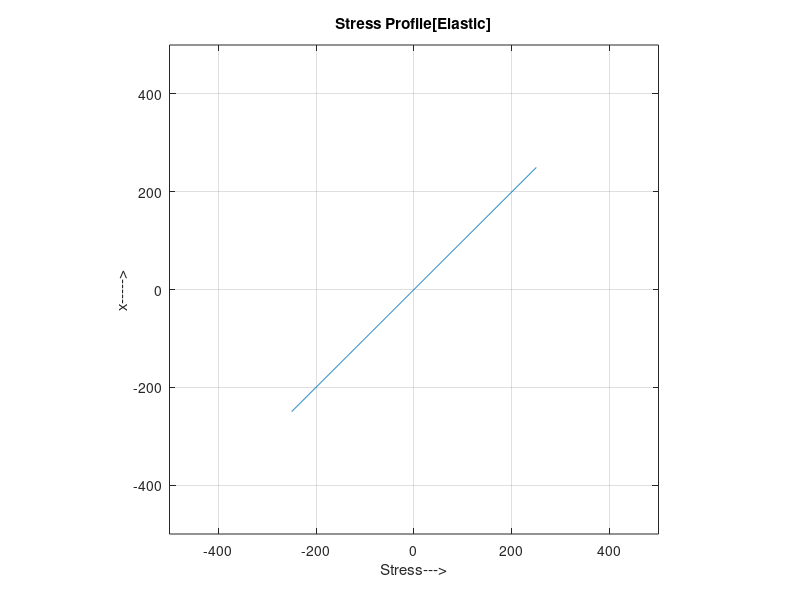
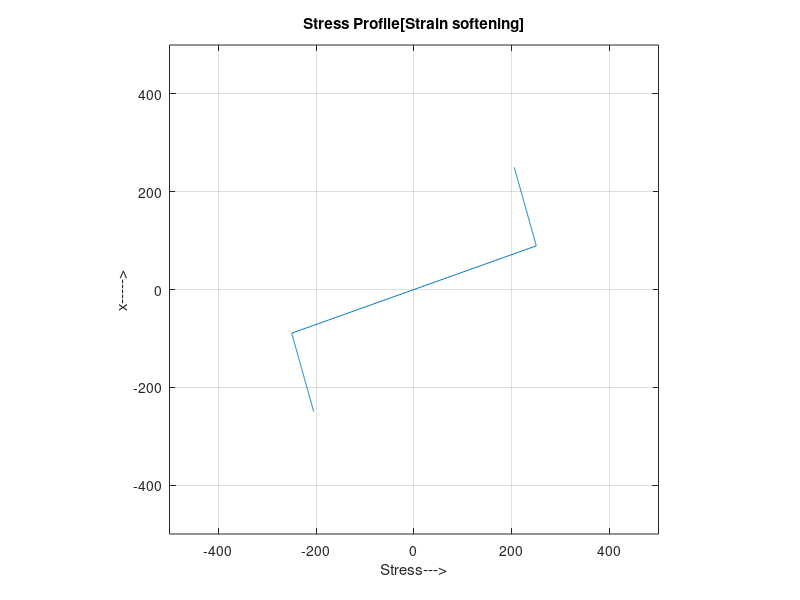
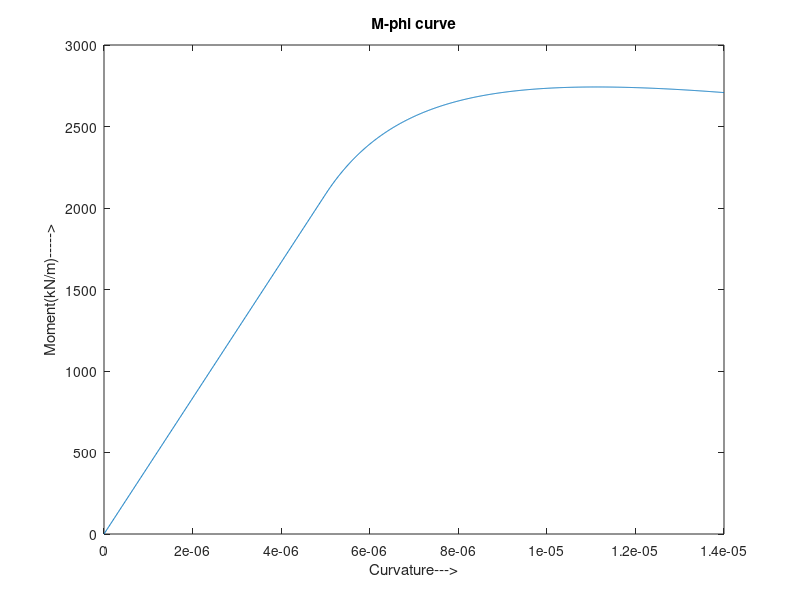

Write MATLAB code to recreate these figures, in order.
%%Strain softening homogenous

%%Input
%Geometry(Rectangular)
b=200;        %mm
d=500;        %mm
N=500;        %No. of disretized strips along depth
d_phi=1e-8;  %Delta phi, mm^-1
%Material model
E=2e5;        %Young's Modulus N/mm2
sig_y=250;    %Yield stress:   Mpa
e_y=sig_y/E;  %Yield strain
s_ratio=0.1;  %Strain softening ratio E_soft=-E*s_ratio
E_soft=-E*s_ratio;
e_max=0.0035; %Maximum strain after which unloading occurs
%kinematic softening 

%%Initializing M-phi curve array values
%At each step we will increse phi and calculate M and store at
%Moment[counter] and Curvature[counter], then counter++
counter=1;
curr_phi=0;
Moment=zeros(100000,1);
Curvature=zeros(100000,1);

%Dicretizing the section along depth
Fiber_dist=zeros(N,1);
Fiber_dist(1,1)=d/(2*N);
Fiber_depth=(d/N);
for i=2:length(Fiber_dist)
    Fiber_dist(i,1)=Fiber_dist(i-1,1)+Fiber_depth;
end
Fiber_dist=Fiber_dist-(d/2);   %Distances from neutral axis

Strain=zeros(N,1);      %Strain along depth
Stress=zeros(N,1);      %Stress along depth

%Case-1: Elastic region, e<e_y
e=curr_phi*(d/2); %Strain in extreme fiber
while(e<=e_y)
    %Calculate strains
    Strain=curr_phi.*Fiber_dist;
    Stress=E*Strain;
    Moment(counter,1)=sum(Stress.*Fiber_dist*b*Fiber_depth*1e-6);
    Curvature(counter,1)=curr_phi;
    curr_phi=curr_phi+d_phi;
    e=curr_phi*(d/2);
    counter=counter+1;
    
end
figure();
plot(Stress,Fiber_dist);
xlabel("Stress--->")
ylabel("x----->")
title("Stress Profile[Elastic]")
axis ( [-2*max(Stress) 2*max(Stress) -d d] )
grid on;
axis square;


%Case-2: Strain softening, e_y<e<e_max
e=curr_phi*(d/2); %Strain in extreme fiber
while(e<=e_max)
    %Calculate strains
    Strain=curr_phi.*Fiber_dist;
    for k=1:length(Strain)
        if(-e_y<Strain(k) && Strain(k)<e_y)
            Stress(k)=E*Strain(k);
        elseif(Strain(k)>e_y)
            Stress(k)=sig_y-s_ratio*E*(Strain(k)-e_y);
        elseif(Strain(k)<-e_y)
            Stress(k)=-sig_y-s_ratio*E*(Strain(k)+e_y);
        end
    end

    Moment(counter,1)=sum(Stress.*Fiber_dist*b*Fiber_depth*1e-6);
    Curvature(counter,1)=curr_phi;
    curr_phi=curr_phi+d_phi;
    e=curr_phi*(d/2);
    counter=counter+1;
    
end
figure();
plot(Stress,Fiber_dist);
xlabel("Stress--->")
ylabel("x----->")
title("Stress Profile[Strain softening]")
axis ( [-2*max(Stress) 2*max(Stress) -d d] )
grid on;
axis square;

figure;
plot(Curvature(1:counter-1),Moment(1:counter-1));
xlabel("Curvature--->")
ylabel("Moment(kN/m)----->")
title("M-phi curve")